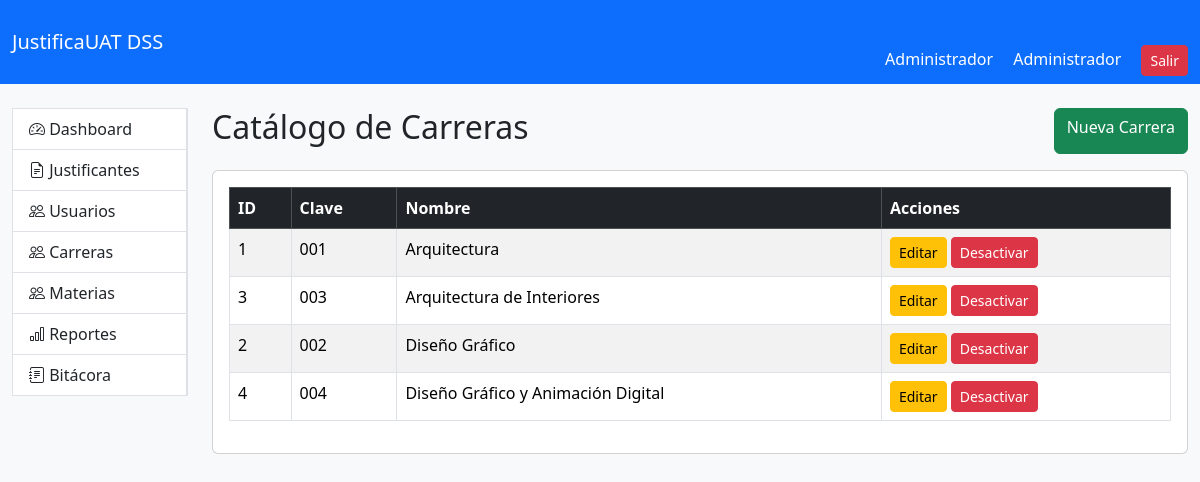
/public/index.php?page=carreras (signed in), run on the app's committed database.
### tables this page shows
CREATE TABLE `carreras` (
  `id` int(11) NOT NULL AUTO_INCREMENT,
  `nombre` varchar(150) NOT NULL,
  `clave` varchar(20) DEFAULT NULL,
  `created_at` timestamp NOT NULL DEFAULT current_timestamp(),
  `activo` tinyint(1) DEFAULT 1,
  PRIMARY KEY (`id`),
  UNIQUE KEY `clave` (`clave`)
);

### app/Controllers/CarreraController.php (called while the page is built, shortened)
<?php
require_once __DIR__.'/../Models/Carrera.php';
class CarreraController
{
    public function index()
    {
        $carreras = Carrera::obtenerTodas();
        require_once __DIR__ .
            '/../Views/carreras/index.php';
    }
}

### app/Models/Carrera.php (called while the page is built, shortened)
<?php
class Carrera
{
    public static function obtenerTodas()
    {
        $db = Database::connect();
        $sql = "SELECT *
               FROM carreras
               ORDER BY nombre";
        return $db->query($sql) ->fetchAll(PDO::FETCH_ASSOC);
    }
}

### app/Views/carreras/index.php (the view, shortened to what this page needs)
<?php
include '../app/Views/layouts/header.php';
include '../app/Views/layouts/navbar.php';
?>
<div class="container-fluid mt-4">
    <div class="row">
        <div class="col-md-2">
            <?php include '../app/Views/layouts/sidebar.php'; ?>
        </div>
        <div class="col-md-10">
            <div class="d-flex justify-content-between mb-3">
                <h2>Catálogo de Carreras</h2>
                <a href="index.php?page=carreras_create"
                   class="btn btn-success">
                    Nueva Carrera
                </a>
            </div>
            <div class="card">
                <div class="card-body">
                    <table class="table table-striped table-bordered">
                        <thead class="table-dark">
                        <tr>
                            <th>ID</th>
                            <th>Clave</th>
                            <th>Nombre</th>
							<th>Acciones</th>
                        </tr>
                        </thead>
                        <tbody>
                        <?php foreach($carreras as $c): ?>
                            <tr>
                                <td><?= $c['id'] ?></td>
                                <td><?= $c['clave'] ?></td>
                                <td><?= $c['nombre'] ?></td>
								<td>
								<a
								 class="btn btn-warning btn-sm"
								 href="index.php?page=carreras_edit&id=<?= $c['id'] ?>">
								 Editar
								</a>
								<?php if($c['activo']): ?>
								<a
									href="index.php?page=carreras_desactivar&id=<?= $c['id'] ?>"
									class="btn btn-danger btn-sm"
									onclick="return confirm('¿Desea desactivar esta carrera?')">
									Desactivar
								</a>
								<?php endif; ?>
								</td>
                            </tr>
                        <?php endforeach; ?>
                        </tbody>
                    </table>
                </div>
            </div>
        </div>
    </div>
</div>
<?php include '../app/Views/layouts/footer.php'; ?>

### public/assets/css/style.css (style rules this page uses)
body { background:#f8f9fa; }

### data on the page
carreras: id "1", clave "001", nombre "Arquitectura"
carreras: id "3", clave "003", nombre "Arquitectura de Interiores"
carreras: id "2", clave "002", nombre "Diseño Gráfico"
carreras: id "4", clave "004", nombre "Diseño Gráfico y Animación Digital"

### other printed values
$_SESSION['nombre'] "Administrador"
$_SESSION['rol'] "Administrador"
